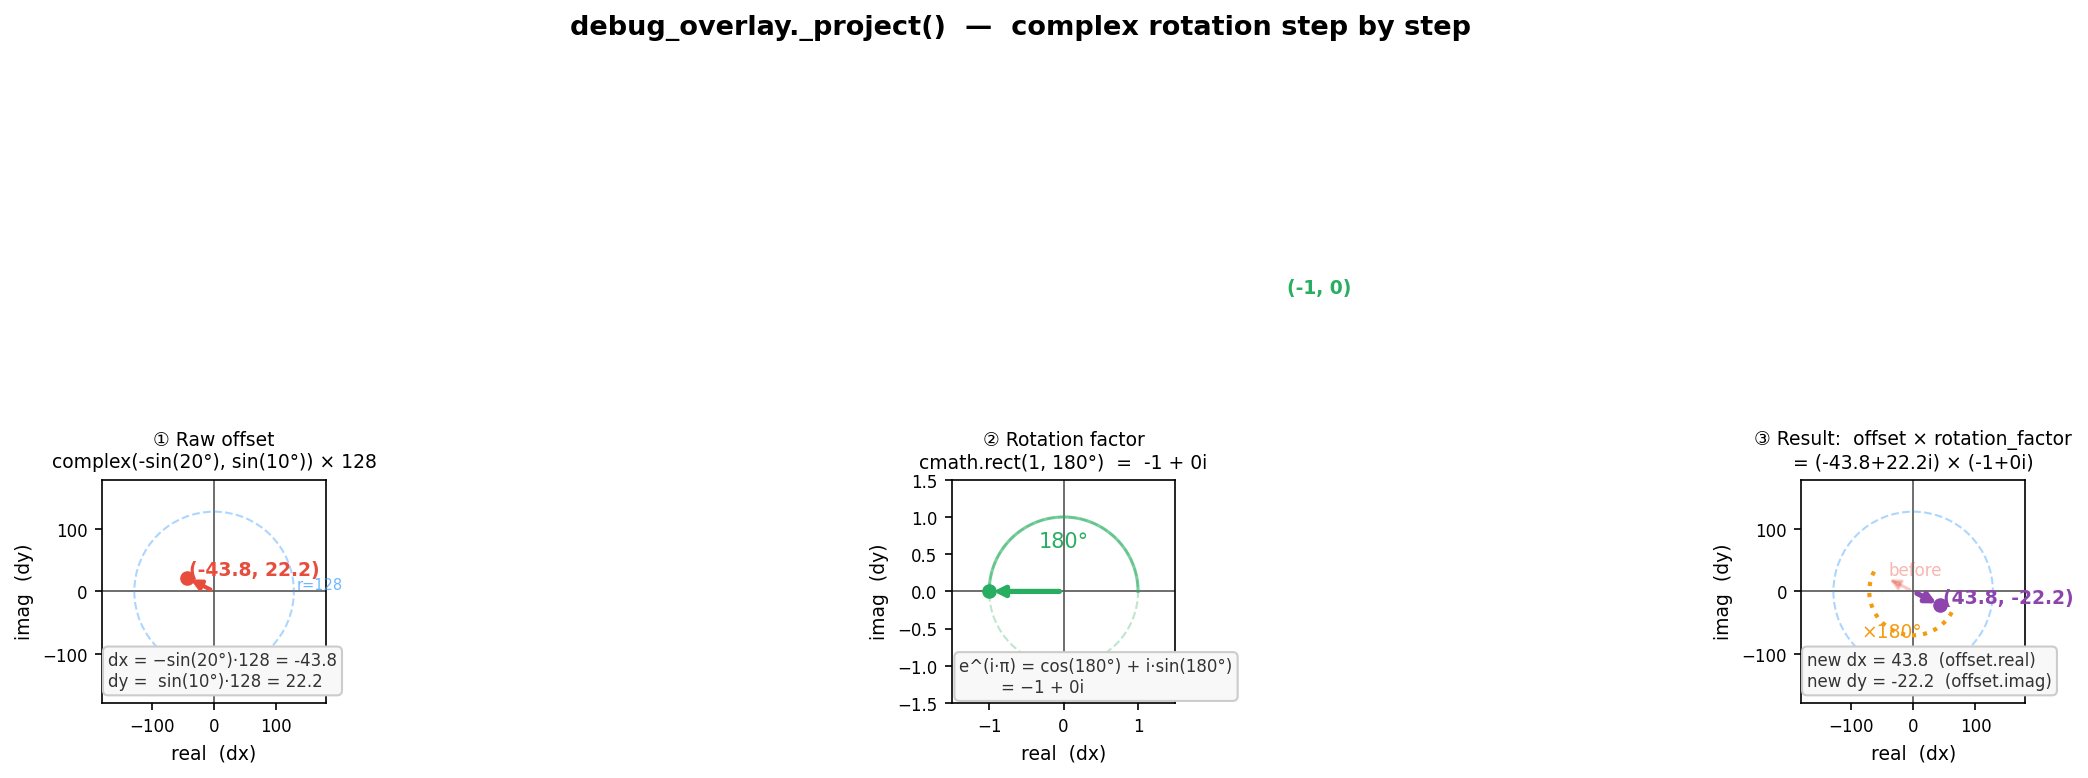

Source code (Python):
"""
Visualization of complex-number rotation as used in debug_overlay._project().

Run with:  venv/bin/python viz_complex_rotation.py
"""

import cmath
import math
import matplotlib.pyplot as plt
import matplotlib.patches as patches
import numpy as np

# ── Parameters matching debug_overlay ─────────────────────────────────────────
EYE_RADIUS     = 128
ROTATE_DEGREES = 180
angle_x        = 20   # eye looking 20° right
angle_y        = 10   # eye looking 10° up

# ── Step 1: raw offset (before rotation) ──────────────────────────────────────
dx_raw = -math.sin(math.radians(angle_x)) * EYE_RADIUS
dy_raw =  math.sin(math.radians(angle_y)) * EYE_RADIUS

# ── Step 2: rotation factor ────────────────────────────────────────────────────
rotation = cmath.rect(1, math.radians(ROTATE_DEGREES))

# ── Step 3: rotate ─────────────────────────────────────────────────────────────
offset_before = complex(dx_raw, dy_raw)
offset_after  = offset_before * rotation

# ── Plot ───────────────────────────────────────────────────────────────────────
fig, axes = plt.subplots(1, 3, figsize=(15, 5))
fig.suptitle("debug_overlay._project()  —  complex rotation step by step", fontsize=13, fontweight="bold")

R = EYE_RADIUS * 1.4  # axis limit

def draw_axes(ax, lim):
    ax.axhline(0, color="#555", linewidth=0.8, zorder=0)
    ax.axvline(0, color="#555", linewidth=0.8, zorder=0)
    ax.set_xlim(-lim, lim)
    ax.set_ylim(-lim, lim)
    ax.set_aspect("equal")
    ax.tick_params(labelsize=8)
    ax.set_xlabel("real  (dx)", fontsize=9)
    ax.set_ylabel("imag  (dy)", fontsize=9)

def arrow(ax, x, y, color, label, lw=2):
    ax.annotate("", xy=(x, y), xytext=(0, 0),
                arrowprops=dict(arrowstyle="-|>", color=color, lw=lw))
    ax.plot(x, y, "o", color=color, markersize=6)
    ax.text(x + 4, y + 4, label, color=color, fontsize=9, fontweight="bold")

# ── Panel 1: the raw offset vector ────────────────────────────────────────────
ax = axes[0]
draw_axes(ax, R)
ax.set_title(f"① Raw offset\n"
             f"complex(-sin({angle_x}°), sin({angle_y}°)) × {EYE_RADIUS}", fontsize=9)

circle = plt.Circle((0, 0), EYE_RADIUS, color="#3399ff", fill=False, linestyle="--", linewidth=1, alpha=0.4)
ax.add_patch(circle)
ax.text(EYE_RADIUS + 4, 4, f"r={EYE_RADIUS}", color="#3399ff", fontsize=7, alpha=0.7)

arrow(ax, dx_raw, dy_raw, "#e74c3c", f"({dx_raw:.1f}, {dy_raw:.1f})")
ax.text(-R * 0.95, -R * 0.85,
        f"dx = −sin({angle_x}°)·{EYE_RADIUS} = {dx_raw:.1f}\n"
        f"dy =  sin({angle_y}°)·{EYE_RADIUS} = {dy_raw:.1f}",
        fontsize=8, color="#333",
        bbox=dict(boxstyle="round,pad=0.3", fc="#f8f8f8", ec="#ccc"))

# ── Panel 2: the rotation factor on the unit circle ───────────────────────────
ax = axes[1]
draw_axes(ax, 1.5)
ax.set_title(f"② Rotation factor\n"
             f"cmath.rect(1, {ROTATE_DEGREES}°)  =  {rotation.real:.0f} + {rotation.imag:.0f}i", fontsize=9)

theta_vals = np.linspace(0, math.radians(ROTATE_DEGREES), 200)
ax.plot(np.cos(theta_vals), np.sin(theta_vals), color="#27ae60", linewidth=1.5, alpha=0.6)
unit_circle = plt.Circle((0, 0), 1.0, color="#27ae60", fill=False, linestyle="--", linewidth=1, alpha=0.3)
ax.add_patch(unit_circle)

# angle arc label
mid_theta = math.radians(ROTATE_DEGREES / 2)
ax.annotate(f"{ROTATE_DEGREES}°", xy=(math.cos(mid_theta) * 0.6, math.sin(mid_theta) * 0.6),
            fontsize=10, color="#27ae60", ha="center")

arrow(ax, rotation.real, rotation.imag, "#27ae60",
      f"({rotation.real:.0f}, {rotation.imag:.0f})", lw=2.5)

# show e^(iθ) formula
ax.text(-1.4, -1.35,
        f"e^(i·π) = cos(180°) + i·sin(180°)\n"
        f"        = −1 + 0i",
        fontsize=8, color="#333",
        bbox=dict(boxstyle="round,pad=0.3", fc="#f8f8f8", ec="#ccc"))

# ── Panel 3: before & after multiplication ────────────────────────────────────
ax = axes[2]
draw_axes(ax, R)
ax.set_title(f"③ Result:  offset × rotation_factor\n"
             f"= ({dx_raw:.1f}+{dy_raw:.1f}i) × ({rotation.real:.0f}+{rotation.imag:.0f}i)", fontsize=9)

circle = plt.Circle((0, 0), EYE_RADIUS, color="#3399ff", fill=False, linestyle="--", linewidth=1, alpha=0.4)
ax.add_patch(circle)

# faded original
ax.annotate("", xy=(offset_before.real, offset_before.imag), xytext=(0, 0),
            arrowprops=dict(arrowstyle="-|>", color="#e74c3c", lw=1.5, alpha=0.3))
ax.text(offset_before.real + 4, offset_before.imag + 4, "before", color="#e74c3c", fontsize=8, alpha=0.4)

# rotation arc between before and after
a_start = math.atan2(offset_before.imag, offset_before.real)
a_end   = math.atan2(offset_after.imag,  offset_after.real)
arc_r   = EYE_RADIUS * 0.55
arc_ts  = np.linspace(a_start, a_start + math.radians(ROTATE_DEGREES), 60)
ax.plot(arc_r * np.cos(arc_ts), arc_r * np.sin(arc_ts),
        color="#f39c12", linewidth=2, linestyle=":")
arc_mid = arc_ts[len(arc_ts) // 2]
ax.text(arc_r * math.cos(arc_mid) * 1.15,
        arc_r * math.sin(arc_mid) * 1.15,
        f"×{ROTATE_DEGREES}°", color="#f39c12", fontsize=9, ha="center")

# result
arrow(ax, offset_after.real, offset_after.imag, "#8e44ad",
      f"({offset_after.real:.1f}, {offset_after.imag:.1f})", lw=2.5)

ax.text(-R * 0.95, -R * 0.85,
        f"new dx = {offset_after.real:.1f}  (offset.real)\n"
        f"new dy = {offset_after.imag:.1f}  (offset.imag)",
        fontsize=8, color="#333",
        bbox=dict(boxstyle="round,pad=0.3", fc="#f8f8f8", ec="#ccc"))

plt.tight_layout()
plt.savefig("viz_complex_rotation.png", dpi=150, bbox_inches="tight")
print("Saved: viz_complex_rotation.png")
plt.show()
